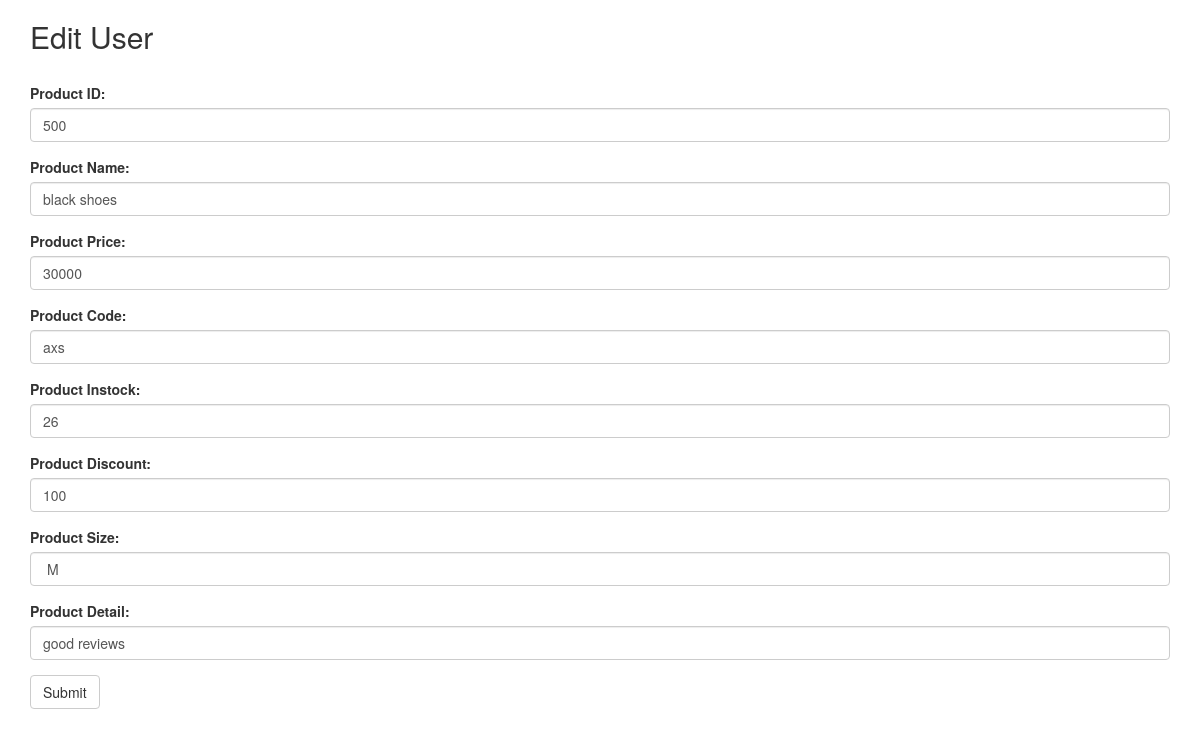
The app's page /editp.php?id=500 with its own data.
### tables this page shows
CREATE TABLE `tblproducts` (
  `productId` int(11) NOT NULL,
  `productName` varchar(255) NOT NULL,
  `productPrice` float NOT NULL,
  `productCode` varchar(255) NOT NULL,
  `productInstock` tinyint(1) NOT NULL,
  `productDiscount` float NOT NULL,
  `productSizes` varchar(255) NOT NULL,
  `productDetails` text NOT NULL,
  `image` varchar(255) NOT NULL
);

### editp.php (the view, shortened to what this page needs)
<?php
$user_id=$_GET['id'];
include('connection.php');
$user_data= mysqli_fetch_array(mysqli_query($con, "SELECT * FROM tblproducts where productId=".$user_id.""));
?>
<!DOCTYPE html>
<html lang="en">
<head>
	<link rel="stylesheet" href="https://maxcdn.bootstrapcdn.com/bootstrap/3.4.0/css/bootstrap.min.css">
</head>
<body>
	<div class="container">
		<h2>Edit User</h2><br>
		<form action=""  method="POST"   >
			<div class="form-group">
				<label >Product ID:</label>
				<input type="text" class="form-control"  placeholder="Enter id" name="pid"
				value="<?php echo $_GET['id'] ?>">
			</div>
			<div class="form-group">
				<label >Product Name:</label>
				<input type="text" class="form-control"  placeholder="Enter  Name for product" name="title"
				value="<?php echo $user_data['productName']?>">
			</div>
			<div class="form-group">
				<label >Product Price:</label>
				<input type="text" class="form-control"  placeholder="Enter price for product" name="pprice"
				value="<?php echo  $user_data['productPrice'] ?>">
			</div>
			<div class="form-group">
				<label >Product Code:</label>
			 <input type="text" class="form-control"    placeholder="Product code" name="pcode"
			 value="<?php echo  $user_data['productCode'] ?>" >
			</div>
			<div class="form-group">
				<label >Product Instock:</label>
			 <input type="text"class="form-control"    placeholder="Product available Y/N" name="pinstock"
			 value="<?php echo  $user_data['productInstock'] ?>" >
			</div>
			<div class="form-group">
				<label >Product Discount:</label>
			 <input type="text" class="form-control"   placeholder="Product discount"  name="pdis"
			 value="<?php echo  $user_data['productDiscount'] ?>">
			</div>
			<div class="form-group">
				<label >Product Size:</label>
			 <input type="text" class="form-control"   placeholder="Enter size"      name="psize"
			 value="<?php echo  $user_data['productSizes'] ?>" >
			</div>
			<div class="form-group">
				<label >Product Detail:</label>
			 <input type="text"   class="form-control" placeholder="Enter remaining details" name="pdetail"
			 value="<?php echo  $user_data['productDetails'] ?>" >
			</div>
			<button type="submit" name="submit" class="btn btn-default">Submit</button>
		</form>
	</div>
</body>
</html>

### records on screen
tblproducts: title "black shoes", pprice "30000", pcode "axs", pinstock "26", pdis "100", psize "M", pdetail "good reviews"
